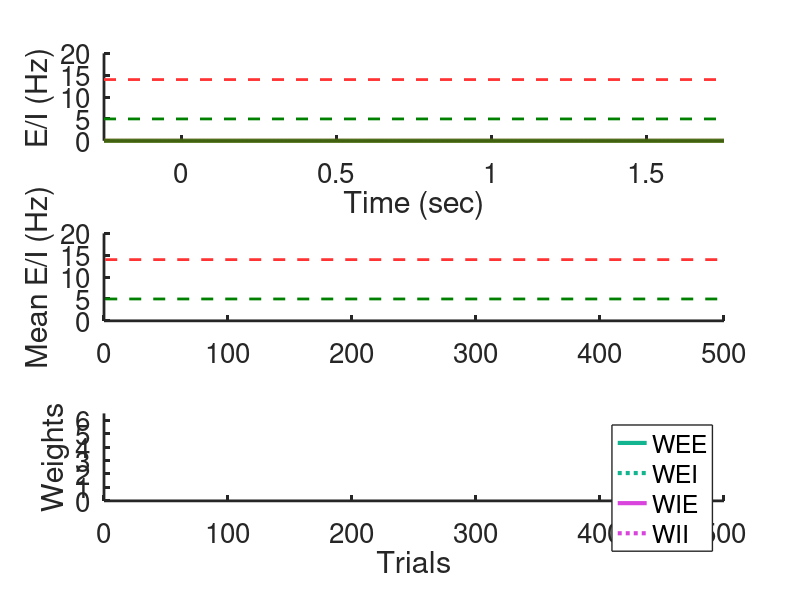

Source code (MATLAB): (Note: this script raises an error after producing the figure.)
%% Based on Jercog et al 2017
% Permanent Up DEMO under classic homeostatic plasticity
% ssaray@ucla.edu
% dbuono@ucla.edu
%%
clear all
close all

WEE = 2.1;   
WEI = 3;    
WIE = 4;    
WII = 1.5;    

thetaE = 4.8;
thetaI = 25;
gainE = 1;
gainI = 4;

HOMEOSTATIC_FLAG = 1;
VIDEO = 0; 

testrules = 'homeo';


ExSet = 5; 
InhSet = 14; 

EvokedAmp = 7; %to elicit and up state

alpha = 0.0001; %learning rate 

tau_trial = 2 ;

E_MAX = 100; % Saturation of excitatory and inhibitory neurons
I_MAX = 250; 

WEI_MIN = 0.1;
WEE_MIN = 0.1;
WII_MIN = 0.1;
WIE_MIN = 0.1;

nTrial=500; 

savetrials=[1,140,200,302,497]; %NOTE: displayed trials numbers on the paper figure were rounded for simplicity. 


dt = 0.0001; %IN SECONDS
tmax   = 2/dt; %
%nTrial = 500; %3000
exp = 1; 
    
%HOMEOSTATIC_FLAG = 1;
GRAPHICS = 1;

learning_rule = testrules;
mkdir([learning_rule,'_demo'])

%% NETWORK PARAMETERS

F = @(x,gain,Thr) gain*max(0,x-Thr);

% % WEE = 5;    %5 2
% % WEI = 1;    %1 
% % WIE = 10;   %10 8
% % WII = 0.5;  %0.5

% thetaE = 4.8;
% thetaI = 25;
% gainE = 1;
% gainI = 4;

% W_MIN = 0.1;
% E_MAX = 100;
% I_MAX = 250;

Etau = 10/(dt*1000); %10
Itau = 2/(dt*1000);  %2

Beta = 0.0;
tauA = 500;


%Evoked: current injection to elicit a permanent Up
EvokedOn = 0.250/dt;%0.250/dt;
EvokedDur = 0.01/dt;%0.01/dt;
% EvokedAmp = 7; %7

DC =0;

hR = zeros(tmax,2); %history of Inh and Ex rate and adaptation


%% PLASTICITY STUFF


% % ExSet = 5; 
% % InhSet = 14; 

%tau_trial =2 ; %10

trial=0;
rng(42) %fixed seed


%% GRAPHICS

if GRAPHICS
    h = figure('Position',[1 1 1200 900]);
    set(gcf,'color','w');

%set(gcf,'Position',[1 1 1200 900])
%set(gcf,'Position',[1 1 800 900])

%RBmap = RedBlueColormap(3);
subplot(3,1,1)
colormap = [ 255/255,51/255,51/255; 0 0.5 0; 0 0 1];
set(gca,'colororder',colormap);
hold on
% plot(dt:dt:tmax*dt,hR,'ydatasource','hR','linewidth',3);
% line([dt tmax*dt],[ExSet ExSet],'color',[0 0.5 0],'linestyle',':','linewidth',2);
% line([dt tmax*dt],[InhSet InhSet],'color',[1 0 0],'linestyle',':','linewidth',3);
plot(dt-EvokedOn*dt:dt:tmax*dt-EvokedOn*dt,hR,'ydatasource','hR','linewidth',3);
line([dt-EvokedOn*dt tmax*dt-EvokedOn*dt],[ExSet ExSet],'color',[0 0.5 0],'linestyle','--','linewidth',2);
line([dt-EvokedOn*dt tmax*dt-EvokedOn*dt],[InhSet InhSet],'color',[255/255,51/255,51/255],'linestyle','--','linewidth',2);
%ylim([0 max(ExSet,InhSet)*2])
ylabel('E/I (Hz)')
xlabel('Time (sec)')
str = sprintf('Ex(green) Inh(red)');
%hTitle1 = title(str);
set(gca,'FontSize',20)
%set(findobj(gca,'type','line'),'linew',3)
set(gca,'linew',2)
set(gca, 'box', 'off')
ylim([0 20])
xlim([dt-EvokedOn*dt tmax*dt-EvokedOn*dt])

subplot(3,1,2)
plot(zeros(nTrial,1),'color',[255/255,51/255,51/255],'ydatasource','trialhistFCaInh','linewidth',3);
hold on
plot(zeros(nTrial,1),'color',[0 0.5 0],'ydatasource','trialhistFCa','linewidth',3);
line([1 nTrial],[ExSet ExSet],'color',[0 0.5 0],'linestyle','--','linewidth',2);
line([1 nTrial],[InhSet InhSet],'color',[255/255,51/255,51/255],'linestyle','--','linewidth',2);
%ylim([0 max(ExSet,InhSet)*3])
ylabel('Mean E/I (Hz)')
set(gca,'FontSize',20)
%set(findobj(gca,'type','line'),'linew',3)
set(gca,'linew',2)
set(gca, 'box', 'off')
ylim([0 20])


subplot(3,1,3)
plot(zeros(nTrial,1),'color',[18/255, 181/255, 143/255],'ydatasource','trialhistWEE','linewidth',3);
hold on
plot(zeros(nTrial,1),'color',[18/255, 181/255, 143/255],'ydatasource','trialhistWEI','linestyle',':','linewidth',3);
plot(zeros(nTrial,1),'color',[217/255, 68/255, 220/255],'ydatasource','trialhistWIE','linewidth',3);
plot(zeros(nTrial,1),'color',[217/255, 68/255, 220/255],'ydatasource','trialhistWII','linestyle',':','linewidth',3);
xlim([0 nTrial])
ylabel('Weights')
xlabel('Trials')
str = sprintf('g-=WEE g:=WEI m-=WIE m:=WII');
legend('WEE','WEI','WIE','WII')
%hTitle3 = title(str);
set(gca,'FontSize',20)
%set(findobj(gca,'type','line'),'linew',3)
set(gca,'linew',2)
set(gca, 'box', 'off')
legend('WEE','WEI','WIE','WII','LineWidth',1)
ylim([0 6.5])


end

%%
tic

for exp=1:exp
    
 %% Trial history variables

trialhistFCa      = NaN(nTrial,1);
trialhistFCaInh   = NaN(nTrial,1);
trialhistWEE      = NaN(nTrial,1);
trialhistWEI      = NaN(nTrial,1);
trialhistWIE      = NaN(nTrial,1);
trialhistWII      = NaN(nTrial,1);  

%% Init Variables

WInit = [WEE WEI WIE WII];
   
ExAvg = 0;
InhAvg = 0;
      
% Ornstein Uhlenbeck Noise
OUtau = 0.1;
OUmu = 0;
OUsigma = 0.1; %sigma * sqrt(dt)
OUE = 0;
OUI = 0;


hR = zeros(tmax,2); %history of Inh and Ex rate and adaptation

counter = 0;  

    for trial=1:nTrial
      
      
      E = 0;
      I = 0;
      a = 0;
      
      
      fCa = zeros(1,tmax);  %instantaneous fast Ca sensor
      fCaInh = zeros(1,tmax);  %instantaneous fast Ca sensor
      
      evoked = zeros(1,tmax);
      evoked(EvokedOn:EvokedOn+EvokedDur)=EvokedAmp;

      
      hR = zeros(tmax,2); %history of Inh and Ex rate and adaptation
      
      for t=1:tmax
         
         
         
         OUE = OUE + OUtau*(OUmu-OUE) + OUsigma*randn; %Ornstein-Uhlenbeck Noise for excitatory unit
         OUI = OUI + OUtau*(OUmu-OUI) + OUsigma*randn; %Ornstein-Uhlenbeck Noise for inhibitory unit
         
         E = E + (-E + F(WEE*E - WEI*I - a + evoked(t) + OUE + DC ,gainE,thetaE) )/Etau;
         I = I + (-I + F(WIE*E - WII*I + OUI,gainI,thetaI) )/Itau;
          
         if E>E_MAX; E = E_MAX; end
         if I>I_MAX; I = I_MAX; end
          
         % Ex Ca Sensors
         fCa(:,t) = E;
         fCaInh(:,t) = I;
         

         hR(t,:) = [I E];
         
      end
      
      
      %% HOMEOSTASIS
      
         ExAvg    = ExAvg  + (-ExAvg  + mean(fCa((end-0.5/dt):end)))/tau_trial;
         InhAvg   = InhAvg + (-InhAvg + mean(fCaInh((end-0.5/dt):end)))/tau_trial;
      
         
      if HOMEOSTATIC_FLAG
          
          EAvg =  max(1,ExAvg); %Presynaptic factor on the rules is rectified with a minimum value. 
          IAvg = max(1,InhAvg); 
          
            newWEE = WEE + alpha*EAvg*(ExSet-EAvg);
            newWEI = WEI - alpha*IAvg*(ExSet-EAvg);
            newWIE = WIE + alpha*EAvg*(InhSet-IAvg); 
            newWII = WII - alpha*IAvg*(InhSet-IAvg); 
         
         WEE = newWEE; WEI = newWEI; WIE = newWIE; WII = newWII;
         
         if WEE<WEE_MIN; WEE = WEE_MIN; end
         if WEI<WEI_MIN; WEI = WEI_MIN; end
         if WIE<WIE_MIN; WIE = WIE_MIN; end
         if WII<WII_MIN; WII = WII_MIN; end
      
      end
      
      
      trialhistFCa(trial) = ExAvg;
      trialhistFCaInh(trial) = InhAvg;
      trialhistWEE(trial) = WEE;
      trialhistWEI(trial) = WEI;
      trialhistWIE(trial) = WIE;
      trialhistWII(trial) = WII;
      
      if GRAPHICS %&& rem(trial,10)==0
      %str = sprintf('%3d| ExAvg=%4.2f(%4.2f)',trial,ExAvg,ExSet);
      %set(hTitle1,'string',str)
      %str = sprintf('WEE=%6.2f WEI=%6.2f WIE=%6.2f WII=%6.2f',WEE,WEI,WIE,WII);
      %set(hTitle3,'string',str)
      refreshdata %refresh graphics
      drawnow
        if ismember(trial,savetrials)
            saveas(gcf,[learning_rule,'_demo','/temp','Ex',num2str(ExSet),'Inh',num2str(InhSet),'Trial',num2str(trial)],'tiff') 
            saveas(gcf,[learning_rule,'_demo','/temp','Ex',num2str(ExSet),'Inh',num2str(InhSet),'Trial',num2str(trial)],'epsc') 
        end
        
      end
      if VIDEO
      counter = counter+1;
      frames(counter) = getframe(h); 
      end
   end
   
   META(exp).WInit = WInit;
   META(exp).WFinal = [WEE WEI WIE WII];
   META(exp).Trace = hR;
   META(exp).trialhistFCa = trialhistFCa;
   META(exp).trialhistFCaInh = trialhistFCaInh;
   META(exp).trialhistWEE = trialhistWEE;
   META(exp).trialhistWEI = trialhistWEI;
   META(exp).trialhistWIE = trialhistWIE;
   META(exp).trialhistWII = trialhistWII;

   
   if VIDEO
    video = VideoWriter([learning_rule,'_demo','/exp',num2str(exp)]);
    video.FrameRate = 10; %20
    open(video)
    writeVideo(video,frames);
    close(video)
    clear video
    clear frames
   end
end
toc
save([learning_rule,'_demo','/temp','Ex',num2str(ExSet),'Inh',num2str(InhSet)])
